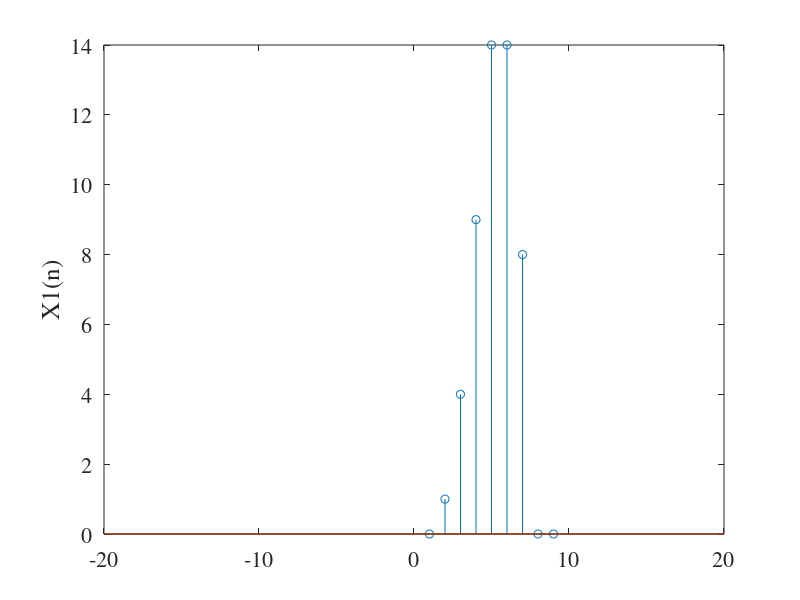

This chart was generated by the following MATLAB code:
x=[0 1 2 3 4];
h=[1 2 2 0 0];

%-------3--------------------------------%
y=conv(x,h);
subplot(1,1,1)
stem(y);
line([-20 20],[0 0]);
set(gca,'FontName','times','FontSize',16);
ylabel('X1(n)','FontName','times','FontSize',18);
